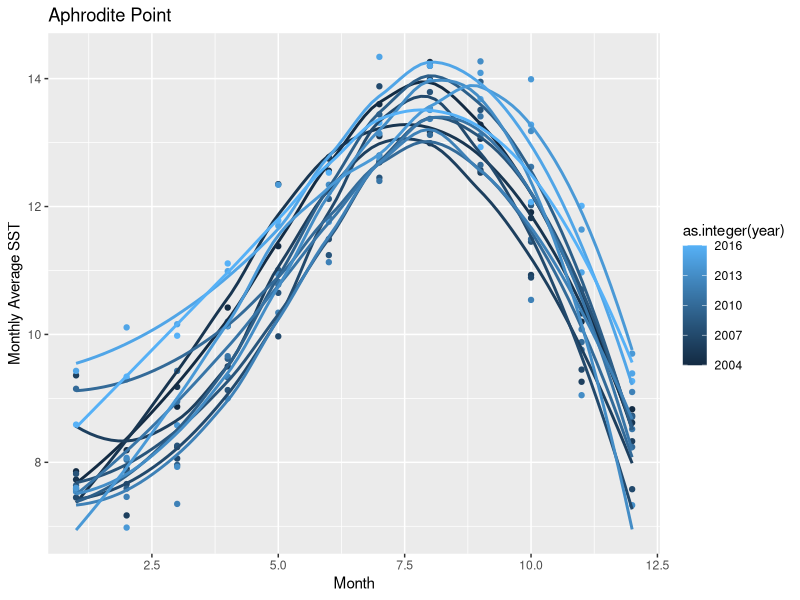
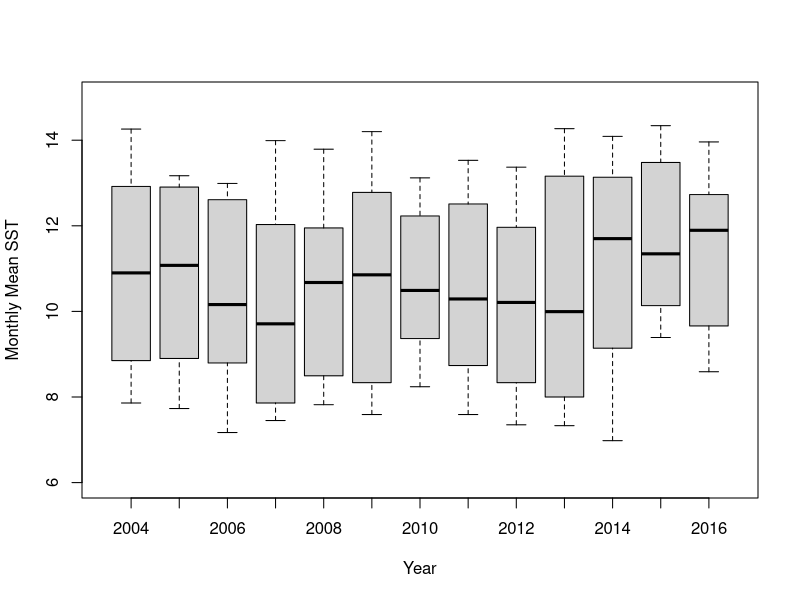
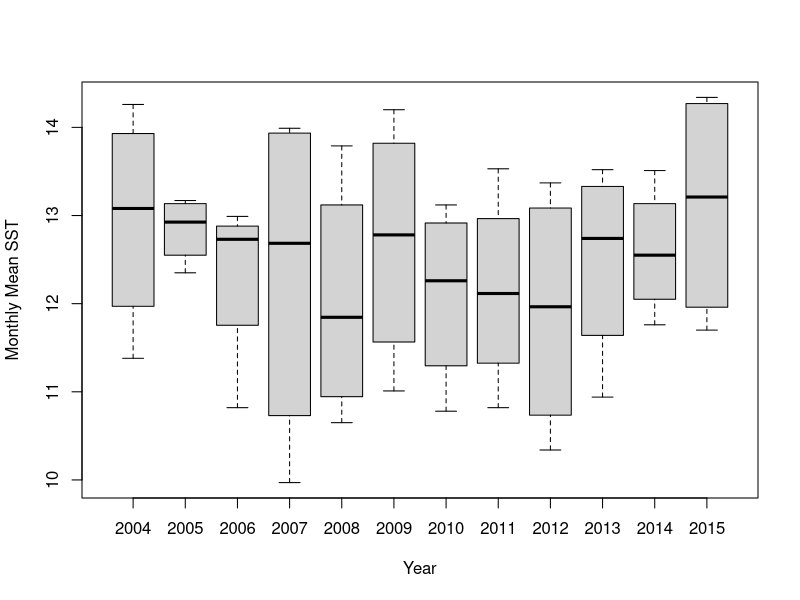
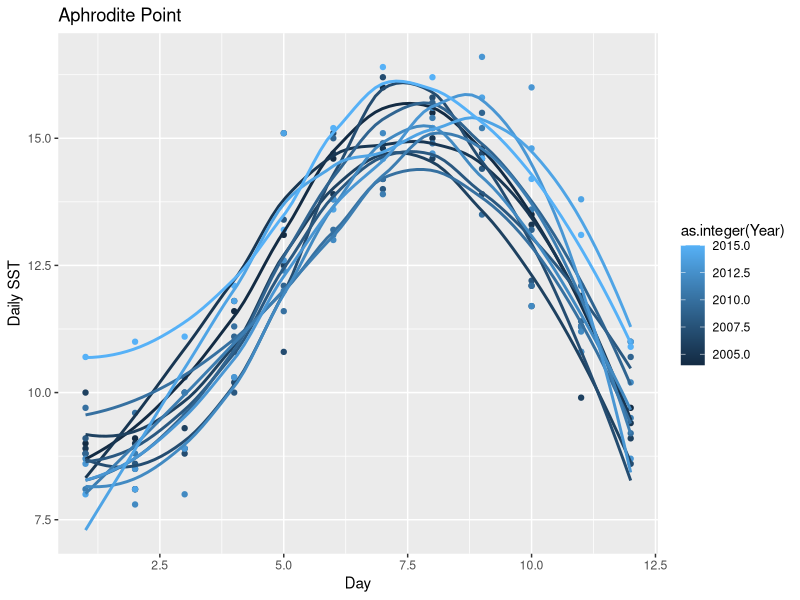
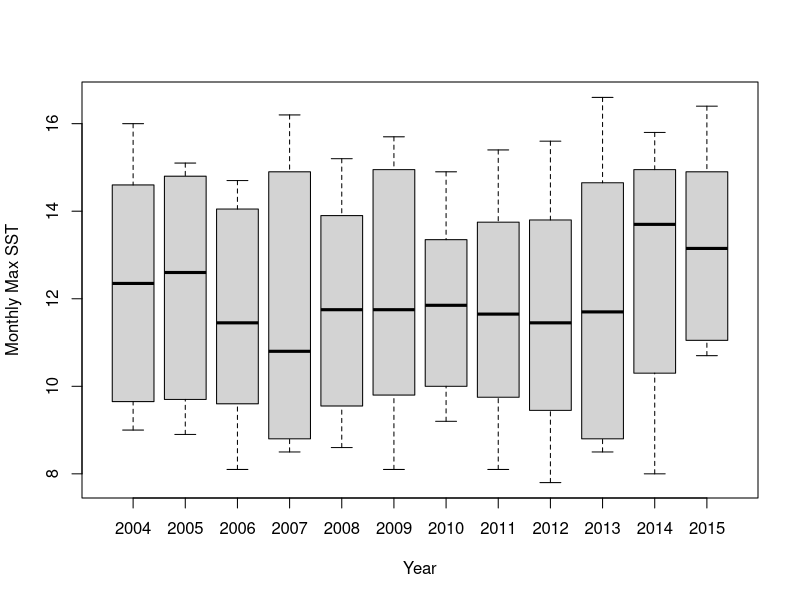
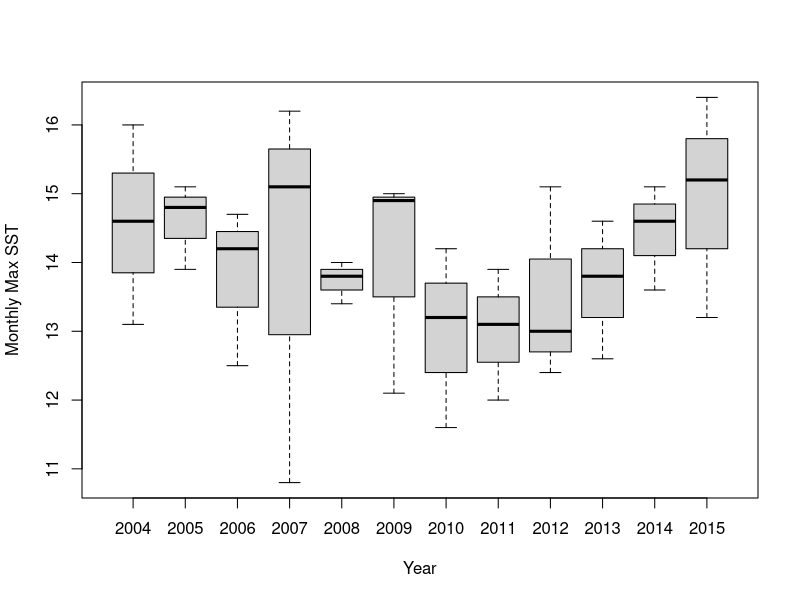
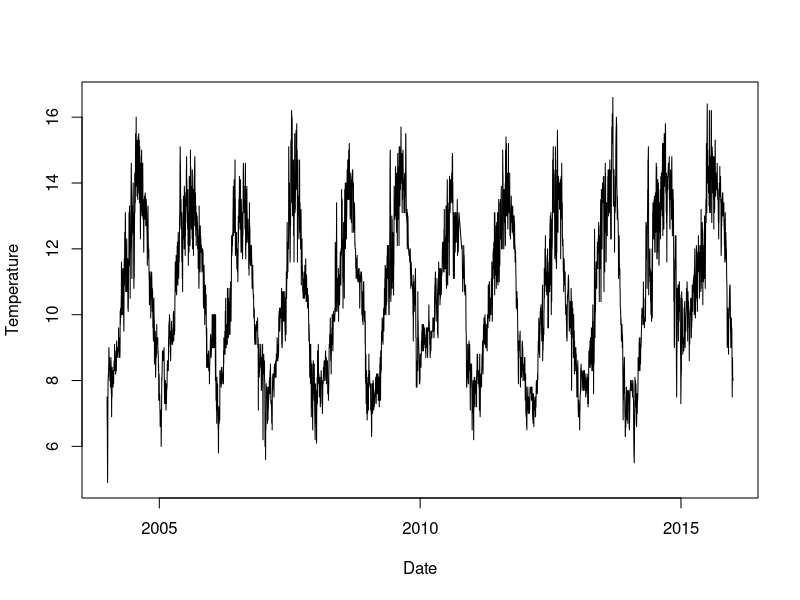
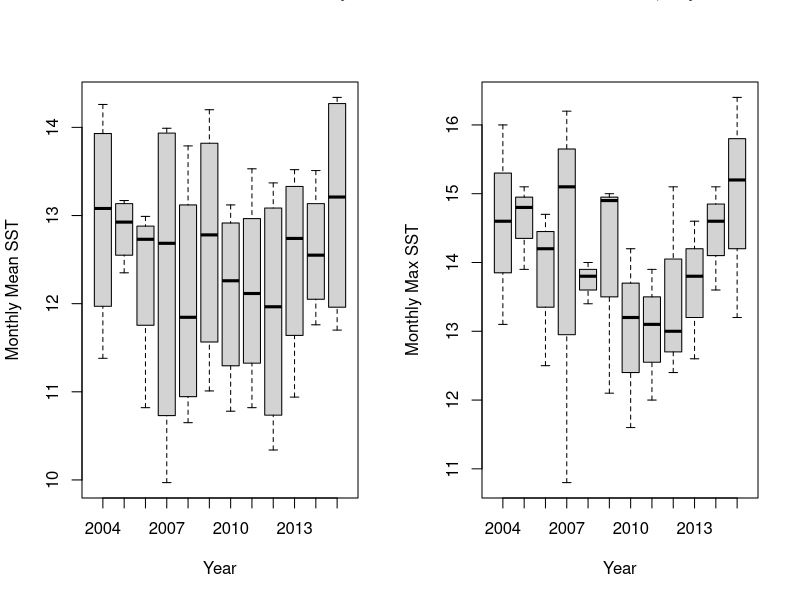

Reproduce these figures in R, in order. (Note: this script raises an error after producing the figures.)
## ---- chunk 1
knitr::opts_knit$set(root.dir = "/Users/saraschaal/Documents/Northeastern/LotterhosLab/Research/Field Work/2015/TPC_Experiment/Analysis")
## ---- chunk 2
# Load Libraries
  library(ggplot2)
  library(scales)
  library(dplyr)

# Read in data and Manipulate Data
  aphmonthSST <- read.csv(  "./data/2004_2011MonthSSTAphroditePoint.csv")
  aphmonthSST.long <- reshape(aphmonthSST, varying = list(2:13), idvar = "year", direction = "long")
  colnames(aphmonthSST.long) <- c("year", "month", "SST")

# Plot Monthly Averages
  aphmonthSSTplot <- ggplot(data=aphmonthSST.long, 
                           aes(x=month, y=SST, 
                              group=as.factor(year), 
                              color = as.integer(year)))  +
                   geom_point() + 
                   geom_smooth(method = "loess", se = FALSE) 
  aphmonthSSTplot + labs(y = "Monthly Average SST", x = "Month") + ggtitle("Aphrodite Point") 

# box plot of Monthly Average SST at Aphrodite Point
  boxplot(SST~year, data = aphmonthSST.long, ylim = c(6,15), 
          ylab = "Monthly Mean SST", xlab = "Year")
  
# Extract recruitment months
  recruitmonths <- aphmonthSST.long[aphmonthSST.long$month == 5 | 
                                    aphmonthSST.long$month == 6 | 
                                    aphmonthSST.long$month == 7 | 
                                    aphmonthSST.long$month == 8, ]
  recruitmonths <- subset(recruitmonths, subset = recruitmonths$year > 2003 & recruitmonths$year < 2016)
# boxplot recruitment months
  boxplot(SST~year, data = recruitmonths, 
          ylab = "Monthly Mean SST", xlab = "Year")
  
  
## ---- chunk 3
# Input data
  aphdailySST <- read.csv("./data/AmphitriteDailySalTemp.csv")

# Manipulate Data
  aphdaily2004 <- subset(aphdailySST, subset = aphdailySST$Year > 2003 & aphdailySST$Year < 2016)
  aphdaily2004 <- aphdaily2004[aphdaily2004$Temperature < 99.9,]
  aphdaily2004$MonthDay <- paste(aphdaily2004$Month, aphdaily2004$Day)
  aphdaily2004$YMD <- paste(aphdaily2004$Year, aphdaily2004$Month, aphdaily2004$Day)
  aphdaily2004$Date <- as.Date(aphdaily2004$YMD, "%Y %m %d")

# Set standard error function
  SE <- function(x){
    sd(x)/sqrt(length(x))
  }
  
# Get monthly max temperature
  month.max <- aggregate(Temperature ~ Year + Month, data = aphdaily2004, FUN = max)
  month.max$YearMonth <- paste(month.max$Year, month.max$Month, "01", sep = "-")
  month.max$Date <- as.Date(month.max$YearMonth, "%Y-%m-%d")
  month.max <- month.max[order(month.max$Date),]

# Get monthly mean with CIs  
  month.mean <- aggregate(Temperature ~ Year + Month, data = aphdaily2004, FUN = mean)
  month.mean$YearMonth <- paste(month.mean$Year, month.mean$Month, "01", sep = "-")
  month.mean$Date <- as.Date(month.mean$YearMonth, "%Y-%m-%d")
  month.mean <- month.mean[order(month.mean$Date),]
  
  month.mean$SE <- aggregate(Temperature ~ Year + Month, data = aphdaily2004, FUN = SE)
  month.mean$upr <- month.mean$SE + month.mean$Temperature
  month.mean$low <- month.mean$Temperature - month.mean$SE
  
# Plot Monthly Max
  aphdailySSTplot <- ggplot(data=month.max, 
                         aes(x=Month, y=Temperature, 
                            group=as.factor(Year), 
                            color = as.integer(Year)))  +
                 geom_point() + 
                 geom_smooth(method = "loess", se = FALSE) 
                 
aphdailySSTplot + labs(y = "Daily SST", x = "Day") + ggtitle("Aphrodite Point") 


dev.off()
# boxplot
boxplot(Temperature~Year, data = month.max, 
        ylab = "Monthly Max SST", xlab = "Year")


recruitmonths.daily <- month.max[month.max$Month == 5 |
                           month.max$Month == 6 | 
                           month.max$Month == 7,]
boxplot(Temperature~Year, data = recruitmonths.daily, 
        ylab = "Monthly Max SST", xlab = "Year")
plot(Temperature~Date, data = aphdaily2004, type = "l")
## ---- chunk 4
par(mfrow = c(1,2))

boxplot(SST~year, data = recruitmonths, 
          ylab = "Monthly Mean SST", xlab = "Year")

boxplot(Temperature~Year, data = recruitmonths.daily, 
        ylab = "Monthly Max SST", xlab = "Year")
mtext("Aphrodite Point Mean and Max Monthly SST/n for Recruitment Months (May, June & July)", side = 3, outer = TRUE, cex = 1.3)

par(mfrow = c(1,2))
plot(Temperature~Date, data = month.max, ylim = c(7, 17), type = "l", main = "Monthly Max Temperature")
plot(Temperature~Date, data = month.mean, type = "l", ylim = c(7,17), main = "Monthly Mean Temperature")

## ---- chunk 5
## Import data
  tempSampSitesOrg <- read.csv("./data/TempData_site_Species.csv")

## Subsetting 
  # for columns of interest
  tempSampSitesOrg <- subset(tempSampSitesOrg, select = c(ActualDate, Site, Temperature))
  # Subset for only those values over 0 (zeros added when temperatures weren't taken)
  tempSampSitesNoZeros <- tempSampSitesOrg[tempSampSitesOrg$Temperature > 0,]
  # Remove rows with any NAs
  tempSampSites <- na.omit(tempSampSitesNoZeros)
   
## Data manipulation 
  # Convert date column to date format and extract year for new column
  tempSampSites$Date <- as.Date(tempSampSites$ActualDate, "%m/%d/%Y")
  tempSampSites$Year <- substring(as.character(tempSampSites$Date),1,4)
  tempSampSites$Month <- as.numeric(substring(as.character(tempSampSites$Date),6,7))
  
  # Convert number months to names
  tempSampSites$MonthName <- NA
  for(i in 1:nrow(tempSampSites)){
    if(tempSampSites$Month[i] == 6){
      tempSampSites$MonthName[i] <- "June"
    } else if(tempSampSites$Month[i] == 7){
      tempSampSites$MonthName[i] <- "July"
    } else if(tempSampSites$Month[i] == 8){
      tempSampSites$MonthName[i] <- "August"
    } else if(tempSampSites$Month[i] == 5){
      tempSampSites$MonthName[i] <- "May"
    } else {
      tempSampSites$MonthName[i] <- NA
    }
  }
  
  # Convert data into the same scale some years Fahrenheit was taken others Celcius
  for(i in 1:nrow(tempSampSites)){
    if(tempSampSites$Temperature[i] > 40){
      tempSampSites$Temperature[i] <- (tempSampSites$Temperature[i]-32)*(5/9)
    } else {
      tempSampSites$Temperature[i] <- tempSampSites$Temperature[i]
    }
  } 
  
  # Subset the data for only sites I sampled
  tempSampSixSites <- tempSampSites[tempSampSites$Site == "Bluestone" |
                                         tempSampSites$Site == "Blowhole" |
                                         tempSampSites$Site == "Execution" |
                                         tempSampSites$Site == "Nudibranch" |
                                         tempSampSites$Site == "Prasiola", ]
# Set standard error function
  SE <- function(x){
    sd(x)/sqrt(length(x))
  }
  
  meanTempKaties <- aggregate(Temperature~Month+Year, data = tempSampSixSites, FUN = mean)
  confidMeanTempKaties <- aggregate(Temperature~Month+Year, data = tempSampSixSites, FUN = SE)
  meanTempKaties$upp <- meanTempKaties$Temperature + 1.96*confidMeanTempKaties$Temperature
  meanTempKaties$lowr <- meanTempKaties$Temperature - 1.96*confidMeanTempKaties$Temperature
  maxTempKaties <- aggregate(Temperature~Date, data = tempSampSixSites, FUN = max)
  
## Plotting

  par(mfrow = c(2,2))
  par(oma = c(4, 4, 2, 1))
  par(mar = c(2, 2, 1, 1))
  tempSampSixSites$Year <- as.factor(tempSampSixSites$Year)
  boxplot(Temperature~Year, data = tempSampSixSites[tempSampSixSites$Month == 5,], 
          ylim = c(10, 21))
  text(1, 20, label = "May", cex = 1.5)
  boxplot(Temperature~Year, data = tempSampSixSites[tempSampSixSites$Month == 6,], 
          ylim = c(10, 21))
  text(1.1, 20, label = "June", cex = 1.5)
  boxplot(Temperature~Year, data = tempSampSixSites[tempSampSixSites$Month == 7,], 
          ylim = c(10, 21))
  text(1.1, 20, label = "July", cex = 1.5)
  boxplot(Temperature~Year, data = tempSampSixSites[tempSampSixSites$Month == 8,],
          ylim = c(10, 21))
  text(1.4, 20, label = "August", cex = 1.5)
  mtext("Year", side = 1, outer = TRUE, cex = 1.2, line = 2.2)
  mtext("Temperature", side = 2, outer = TRUE, cex = 1.2, line = 2.2)
  mtext("Data from 6 Sampling Sites", side = 3, outer = TRUE, cex = 1.4)
  
# Mean of recruitment months
  boxplot(Temperature~Year, data = tempSampSixSites, ylim = c(10,21))
  zeros.data <- data.frame(ActualDate = c(2004, 2005, 2011, 2012, 2013), Site = "Blowhole", 
             Temperature = NA, Date = c(2004-06-08, 2005-06-08, 2011-06-08, 2012-06-08, 2013-06-08),
             Year = c(2004, 2005, 2011, 2012, 2013), Month = 6, MonthName = "June", stringsAsFactors = FALSE)
  tempSampSixSites$ActualDate <- as.character(tempSampSixSites$ActualDate)
  tempSampSixSites$Date <- as.character(tempSampSixSites$Date)
  tempSampSixSites$Year <- as.numeric(as.character(tempSampSixSites$Year))
  tempSampSixSitesAll <- rbind(tempSampSixSites, zeros.data)
  tempSampSixSitesAll$Year <- as.factor(tempSampSixSitesAll$Year)
  
  boxplot(Temperature~Year, data = tempSampSixSitesAll)

## ---- chunk 6

#########################################
#### Two Panel AphPoint & Samp Sites ####
#########################################
par(mfrow = c(1,2))
boxplot(SST~year, data = recruitmonths, 
          ylab = expression(paste('Mean SST (',degree,'C)',sep='')), xlab = "Year", col = "cornflowerblue",
        ylim = c(10,20))
boxplot(Temperature~Year, data = tempSampSixSitesAll, col = "aquamarine",
        ylab = "", ylim = c(10, 20))

dev.off()
#####################
#### Single Plot ####
#####################
sites.df <- tempSampSixSitesAll[,c(3,5,6)]
aph.df <- recruitmonths[,c(1:3)]
sites.df$location <- "SampSites"
aph.df$location <- "Aphrodite Point"
colnames(sites.df) <- c("SST", "year", "month")
df.locs <- rbind(sites.df, aph.df)
df.locs <- na.omit(df.locs, cols = year)
par(mfrow = c(1,1))
boxplot(SST~location+year, data = df.locs, at = c(1:2, 4:5, 7:8, 10:11, 13:14, 16:17, 19:20, 22:23, 25:26, 28:29, 31:32, 34:35), col = c("cornflowerblue", "aquamarine" ), names = c("      2004", "", "     2005", "", "      2006", "", "      2007", "", "      2008", "", "      2009", "", "      2010", "", "       2011", "", "      2012", "", "      2013", "", "      2014", "", "      2015", ""), ylab = expression(paste('Sea Surface Temperature (',degree,'C)',sep='')), xlab = "Year", las = 2)
legend("topleft", legend = c("Aphrodite Point", "Six Sampling Locations"), fill = c("cornflowerblue", "aquamarine"), cex = 0.8)


